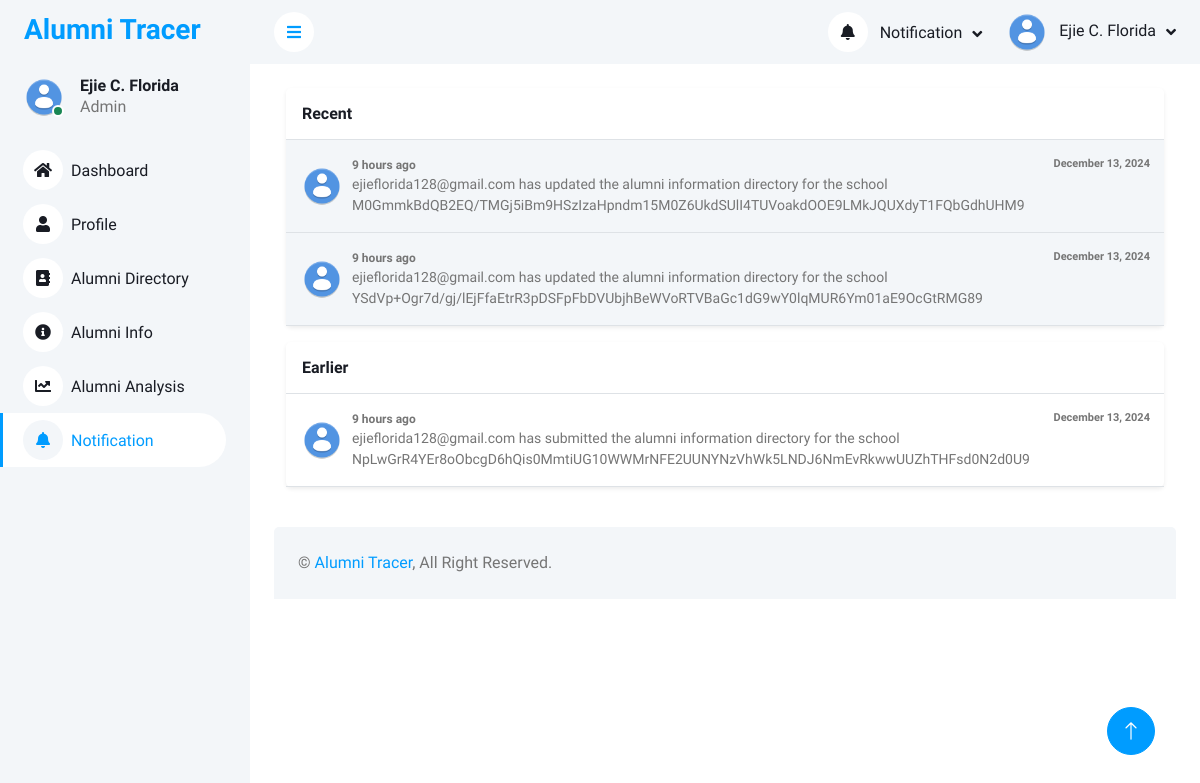
The app's page /php_files/admin_notification.php (signed in), older data.
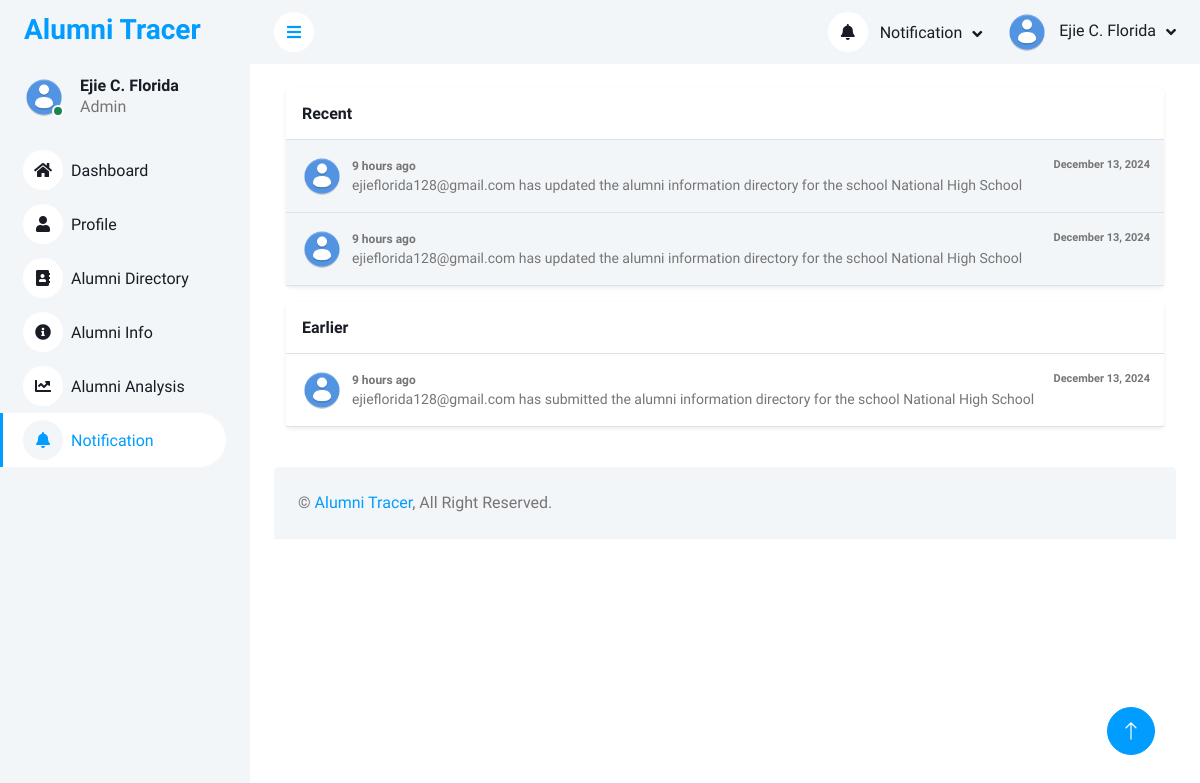
The same page, newer data.
### tables this page shows
CREATE TABLE `r_accounts` (
  `id` int(11) NOT NULL,
  `name` varchar(100) NOT NULL,
  `email` varchar(100) NOT NULL,
  `school_role` varchar(100) NOT NULL,
  `school` varchar(255) NOT NULL,
  `password` varchar(200) NOT NULL,
  `date_registered` datetime NOT NULL DEFAULT current_timestamp(),
  `profile_img` varchar(255) NOT NULL,
  `contact` varchar(255) NOT NULL,
  `bio` varchar(255) NOT NULL,
  `status` varchar(255) NOT NULL,
  `face_data` varchar(255) DEFAULT NULL
);

CREATE TABLE `e_notifications` (
  `id` int(11) NOT NULL,
  `school_name` varchar(255) NOT NULL,
  `alumni_gmail` varchar(255) NOT NULL,
  `notification` text NOT NULL,
  `date` timestamp NOT NULL DEFAULT current_timestamp() ON UPDATE current_timestamp()
);

### php_files/admin_notification.php (the view, shortened to what this page needs)
<?php
include("../connection/conn.php");
function decryptData($encryptedData)
{
    $key = ENCRYPTION_KEY;
    $data = base64_decode($encryptedData);
    $ivLength = openssl_cipher_iv_length('aes-256-cbc');
    $iv = substr($data, 0, $ivLength);
    $encrypted = substr($data, $ivLength);
    return openssl_decrypt($encrypted, 'aes-256-cbc', $key, 0, $iv);
}
$id = $_SESSION['user_id'];
$sql = "SELECT * FROM r_accounts WHERE id = '$id'";
$query = mysqli_query($conn, $sql);
$call = mysqli_fetch_assoc($query);
?>
<!DOCTYPE html>
<html lang="en">
<head>
    <link href="https://cdnjs.cloudflare.com/ajax/libs/font-awesome/5.10.0/css/all.min.css" rel="stylesheet">
    <link href="https://cdn.jsdelivr.net/npm/bootstrap-icons@1.4.1/font/bootstrap-icons.css" rel="stylesheet">
    <link href="../template/lib/owlcarousel/assets/owl.carousel.min.css" rel="stylesheet">
    <link href="../template/lib/tempusdominus/css/tempusdominus-bootstrap-4.min.css" rel="stylesheet" />
    <link href="../template/css/bootstrap.min.css" rel="stylesheet">
    <link href="../template/css/style.css" rel="stylesheet">
</head>
<body>
    <div class="container-xxl position-relative bg-white d-flex p-0">
        <div class="sidebar pe-4 pb-3">
            <nav class="navbar bg-light navbar-light">
                <a href="index.html" class="navbar-brand mx-4 mb-3">
                    <h3 class="text-primary">Alumni Tracer</h3>
                </a>
                <div class="d-flex align-items-center ms-4 mb-4">
                    <div class="position-relative">
                        <img class="rounded-circle" src="<?php echo $call['profile_img'];  ?>" alt="" style="width: 40px; height: 40px;">
                        <div class="bg-success rounded-circle border border-2 border-white position-absolute end-0 bottom-0 p-1"></div>
                    </div>
                    <div class="ms-3">
                        <h6 class="mb-0"><?php echo decryptData($call["name"] ) ?? 'N/A'; ?></h6>
                        <span>Admin</span>
                    </div>
                </div>
                <div class="navbar-nav w-100">
                <a href="admin_dashboard.php" class="nav-item nav-link "><i class="fa fa-home me-2"></i>Dashboard</a>
                <a href="admin_profile.php" class="nav-item nav-link"><i class="fa fa-user me-2"></i>Profile</a>
                <a href="admin_alumni_directory.php" class="nav-item nav-link"><i class="fa fa-address-book me-2"></i>Alumni Directory</a>
                <a href="admin_alumni_information.php" class="nav-item nav-link"><i class="fa fa-info-circle me-2"></i>Alumni Info</a>
                <a href="admin_alumni_analysis.php" class="nav-item nav-link"><i class="fa fa-chart-line me-2"></i>Alumni Analysis</a>
                <a href="admin_notification.php" class="nav-item nav-link active"><i class="fa fa-bell me-2"></i>Notification</a>
                </div>
            </nav>
        </div>
        <div class="content">
            <nav class="navbar navbar-expand bg-light navbar-light sticky-top px-4 py-0">
                <a href="#" class="sidebar-toggler flex-shrink-0">
                    <i class="fa fa-bars"></i>
                </a>
                <div class="navbar-nav align-items-center ms-auto">
                    <div class="nav-item dropdown">
                        <a href="#" class="nav-link dropdown-toggle" data-bs-toggle="dropdown">
                            <i class="fa fa-bell me-lg-2"></i>
                            <span class="d-none d-lg-inline-flex">Notification</span>
                        </a>
                        <?php
                                $school_name = $_SESSION['school'];
                                $decryptSchool = decryptData($school_name);
                                $sqlRecent = "SELECT * FROM e_notifications WHERE school_name = '$decryptSchool' ORDER BY id DESC LIMIT 2";
                                $query = mysqli_query($conn,$sqlRecent);
                                while( $resultData = mysqli_fetch_assoc($query)){
                                $date_now = new DateTime();
                                $date_post = new DateTime($resultData['date']);
                                $interval = $date_now->diff($date_post);
                                if ($interval->y > 0) {
                                    $timeString = $interval->y . ' year' . ($interval->y > 1 ? 's' : '') . ' ago';
                                } elseif ($interval->m > 0) {
                                    $timeString = $interval->m . ' month' . ($interval->m > 1 ? 's' : '') . ' ago';
                                } elseif ($interval->d > 0) {
                                    $timeString = $interval->d . ' day' . ($interval->d > 1 ? 's' : '') . ' ago';
                                } elseif ($interval->h > 0) {
                                    $timeString = $interval->h . ' hour' . ($interval->h > 1 ? 's' : '') . ' ago';
                                } elseif ($interval->i > 0) {
                                    $timeString = $interval->i . ' minute' . ($interval->i > 1 ? 's' : '') . ' ago';
                                } else {
                                    $timeString = 'Just now';
                                }
                                ?>
                                <?php  } ?>
                    </div>
                    <div class="nav-item dropdown">
                        <a href="#" class="nav-link dropdown-toggle" data-bs-toggle="dropdown">
                            <img class="rounded-circle me-lg-2" src="<?php echo $call['profile_img'];  ?>" alt="" style="width: 40px; height: 40px;">
                            <span class="d-none d-lg-inline-flex"><?php echo decryptData($call["name"] ) ?? 'N/A'; ?></span>
                        </a>
                    </div>
                </div>
            </nav>
            <div class="container-fluid pt-4 px-4">
            <link rel="stylesheet" href="https://cdnjs.cloudflare.com/ajax/libs/MaterialDesign-Webfont/5.3.45/css/materialdesignicons.css" />
<div class="container">
    <div class="row">
        <div class="col-lg-12 right">
            <div class="box shadow-sm rounded bg-white mb-3">
                <div class="box-title border-bottom p-3">
                    <h6 class="m-0">Recent</h6>
                </div>
                <div class="box-body p-0">
                        <?php
                            $school_name = $_SESSION['school'];
                            $decryptSchool = decryptData($school_name);
                            $sqlRecent = "SELECT * FROM e_notifications WHERE school_name = '$decryptSchool' ORDER BY id DESC LIMIT 2";
                            $query = mysqli_query($conn,$sqlRecent);
                           while( $resultData = mysqli_fetch_assoc($query)){
                            $date_now = new DateTime();
                            $date_post = new DateTime($resultData['date']);
                            $interval = $date_now->diff($date_post);
                            if ($interval->y > 0) {
                                $timeString = $interval->y . ' year' . ($interval->y > 1 ? 's' : '') . ' ago';
                            } elseif ($interval->m > 0) {
                                $timeString = $interval->m . ' month' . ($interval->m > 1 ? 's' : '') . ' ago';
                            } elseif ($interval->d > 0) {
                                $timeString = $interval->d . ' day' . ($interval->d > 1 ? 's' : '') . ' ago';
                            } elseif ($interval->h > 0) {
                                $timeString = $interval->h . ' hour' . ($interval->h > 1 ? 's' : '') . ' ago';
                            } elseif ($interval->i > 0) {
                                $timeString = $interval->i . ' minute' . ($interval->i > 1 ? 's' : '') . ' ago';
                            } else {
                                $timeString = 'Just now';
                            }
                        ?>
                                <div class="p-3 d-flex align-items-center bg-light border-bottom osahan-post-header">
                                    <div class="dropdown-list-image mr-3">
                                        <img class="rounded-circle" src="pictures/Default.png" alt="" />
                                    </div>
                                    <div class="font-weight-bold mr-3">
                                    <div class="text-truncate" style="margin-left: 10px; font-size: 12px; font-weight: bolder; display: flex; justify-content: space-between;">
                                        <span><?php echo $timeString; ?></span>
                                        <span style="font-weight: normal; font-size: 11px; position: absolute; right: 50px; font-weight: bolder;"><?php echo date('F j, Y', strtotime($resultData['date'])); ?></span>
                                    </div>
                                        <div class="small" style = "margin-left: 10px;"><?php echo $resultData['notification']; ?></div>
                                    </div>
                                </div>
                    <?php  } ?>
                </div>
            </div>
            <div class="box shadow-sm rounded bg-white mb-3">
                    <div class="box-title border-bottom p-3">
                        <h6 class="m-0">Earlier</h6>
                    </div>
                    <div class="box-body p-0">
                        <?php
                      $school_name2 = $_SESSION['school'];
                      $decryptSchool2 = decryptData($school_name2);
                        $sqlEarlier = "SELECT * FROM e_notifications
                                    WHERE school_name = '$decryptSchool2'
                                    ORDER BY id DESC
                                    LIMIT 18446744073709551615 OFFSET 2";
                        $queryEarlier = mysqli_query($conn, $sqlEarlier);
                        while ($row = mysqli_fetch_assoc($queryEarlier)) {
                            $date_now = new DateTime();
                            $date_post = new DateTime($row['date']);
                            $interval = $date_now->diff($date_post);
                            if ($interval->y > 0) {
                                $timeString = $interval->y . ' year' . ($interval->y > 1 ? 's' : '') . ' ago';
                            } elseif ($interval->m > 0) {
                                $timeString = $interval->m . ' month' . ($interval->m > 1 ? 's' : '') . ' ago';
                            } elseif ($interval->d > 0) {
                                $timeString = $interval->d . ' day' . ($interval->d > 1 ? 's' : '') . ' ago';
                            } elseif ($interval->h > 0) {
                                $timeString = $interval->h . ' hour' . ($interval->h > 1 ? 's' : '') . ' ago';
                            } elseif ($interval->i > 0) {
                                $timeString = $interval->i . ' minute' . ($interval->i > 1 ? 's' : '') . ' ago';
                            } else {
                                $timeString = 'Just now';
                            }
                        ?>
                            <div class="p-3 d-flex align-items-center border-bottom osahan-post-header">
                                <div class="dropdown-list-image mr-3">
                                    <img class="rounded-circle" src="pictures/Default.png" alt="" />
                                </div>
                                <div class="font-weight-bold mr-3">
                                <div class="text-truncate" style="margin-left: 10px; font-size: 12px; font-weight: bolder; display: flex; justify-content: space-between;">
                                        <span><?php echo $timeString; ?></span>
                                        <span style="font-weight: normal; font-size: 11px; position: absolute; right: 50px; font-weight: bolder;"><?php echo date('F j, Y', strtotime($row['date'])); ?></span>
                                    </div>
                                    <div class="small" style="margin-left: 10px;">
                                         <?php echo $row['notification'];  ?>
                                    </div>
                                </div>
                            </div>
                        <?php
                        }
                        ?>
                    </div>
                </div>
        </div>
    </div>
</div>
            </div>
            <div class="container-fluid pt-4 px-4">
                <div class="bg-light rounded-top p-4">
                    <div class="row">
                        <div class="col-12 col-sm-6 text-center text-sm-start">
                            &copy; <a href="#">Alumni Tracer</a>, All Right Reserved.
                        </div>
                    </div>
                </div>
            </div>
        </div>
        <a href="#" class="btn btn-lg btn-primary btn-lg-square back-to-top"><i class="bi bi-arrow-up"></i></a>
    </div>
</body>
</html>

### template/css/style.css (style rules this page uses)
:root { --primary: #009CFF; --light: #F3F6F9; --dark: #191C24; }
.back-to-top { position: fixed; display: none; right: 45px; bottom: 45px; z-index: 99; }
.btn { transition: .5s; }
.btn.btn-primary { color: #FFFFFF; }
.btn-lg-square { width: 48px; height: 48px; }
.btn-square, .btn-sm-square, .btn-lg-square { padding: 0; display: inline-flex; align-items: center; justify-content: center; font-weight: normal; border-radius: 50px; }
.sidebar { position: fixed; top: 0; left: 0; bottom: 0; width: 250px; height: 100vh; overflow-y: auto; background: var(--light); transition: 0.5s; z-index: 999; }
.content { margin-left: 250px; min-height: 100vh; background: #FFFFFF; transition: 0.5s; }
@media (min-width: 992px) { .sidebar { margin-left: 0; } }
@media (min-width: 992px) { .content { width: calc(100% - 250px); } }
.sidebar .navbar .navbar-nav .nav-link { padding: 7px 20px; color: var(--dark); font-weight: 500; border-left: 3px solid var(--light); border-radius: 0 30px 30px 0; outline: none; }
.sidebar .navbar .navbar-nav .nav-link:hover, .sidebar .navbar .navbar-nav .nav-link.active { color: var(--primary); background: #FFFFFF; border-color: var(--primary); }
.sidebar .navbar .navbar-nav .nav-link i { width: 40px; height: 40px; display: inline-flex; align-items: center; justify-content: center; background: #FFFFFF; border-radius: 40px; }
.sidebar .navbar .navbar-nav .nav-link:hover i, .sidebar .navbar .navbar-nav .nav-link.active i { background: var(--light); }
.content .navbar .navbar-nav .nav-link { margin-left: 25px; padding: 12px 0; color: var(--dark); outline: none; }
.content .navbar .sidebar-toggler, .content .navbar .navbar-nav .nav-link i { width: 40px; height: 40px; display: inline-flex; align-items: center; justify-content: center; background: #FFFFFF; border-radius: 40px; }
.content .navbar .dropdown-toggle::after { margin-left: 6px; vertical-align: middle; border: none; content: "\f107"; font-family: "Font Awesome 5 Free"; font-weight: 900; transition: .5s; }

### php_files/admin_notification.php (style rules this page uses)
.dropdown-list-image { position: relative; height: 2.5rem; width: 2.5rem; }
.dropdown-list-image img { height: 2.5rem; width: 2.5rem; }

Row changes from the older to the newer data that the page shows:
removed e_notifications: date "9 hours ago", date "December 13, 2024", notification "ejieflorida128@gmail.com has updated the alumni information directory for the school M0GmmkBdQB2EQ/TMGj5iBm9HSzIzaHpndm15M0Z6UkdSUlI4TUVoakdOOE9LMkJQUXdyT1FQbGdhUHM9", shown under "Recent"
removed e_notifications: date "9 hours ago", date "December 13, 2024", notification "ejieflorida128@gmail.com has updated the alumni information directory for the school YSdVp+Ogr7d/gj/lEjFfaEtrR3pDSFpFbDVUbjhBeWVoRTVBaGc1dG9wY0lqMUR6Ym01aE9OcGtRMG89", shown under "Recent"
removed e_notifications: date "9 hours ago", date "December 13, 2024", notification "ejieflorida128@gmail.com has submitted the alumni information directory for the school NpLwGrR4YEr8oObcgD6hQis0MmtiUG10WWMrNFE2UUNYNzVhWk5LNDJ6NmEvRkwwUUZhTHFsd0N2d0U9", shown under "Earlier"
added e_notifications: date "9 hours ago", date "December 13, 2024", notification "ejieflorida128@gmail.com has updated the alumni information directory for the school National High School", shown under "Recent"
added e_notifications: date "9 hours ago", date "December 13, 2024", notification "ejieflorida128@gmail.com has updated the alumni information directory for the school National High School", shown under "Recent"
added e_notifications: date "9 hours ago", date "December 13, 2024", notification "ejieflorida128@gmail.com has submitted the alumni information directory for the school National High School", shown under "Earlier"
